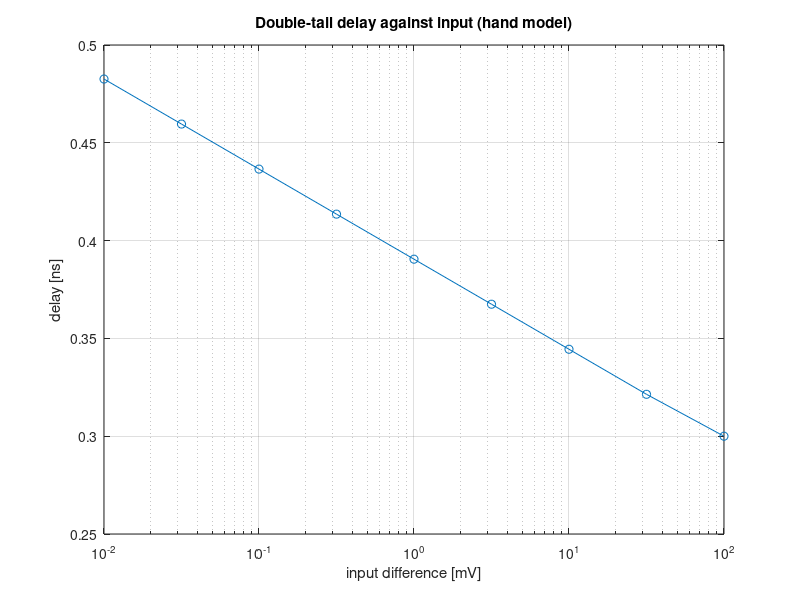

Write MATLAB code to recreate this figure.
%%%%%%%%%%%%%%%%%%%%%%%%%%%%%%%%%%%%%%%%%%%%%%%%%%%%%%%%%%%%%%%%%%%%%%%%%%%
%   C1: THE DOUBLE-TAIL COMPARATOR AS A HAND MODEL: DELAY AND NOISE       %
%%%%%%%%%%%%%%%%%%%%%%%%%%%%%%%%%%%%%%%%%%%%%%%%%%%%%%%%%%%%%%%%%%%%%%%%%%%
% QUESTION
% How long does the comparator take to decide an input of 1 LSB, and how
% does that depend on its sizes? Which first-stage capacitance does the noise
% target ask for? (Before Cadence: generic 180 nm values, all A.)
%
% THE STORY (Schinkel 2007, Fig. 17.7.2; Razavi 2015)
% 1. Reset: the clock is low. The first-stage nodes Di are precharged to V DD,
%    and through the middle transistors the outputs are held at ground.
% 2. Integration: the clock goes high. The first-stage tail turns on and the
%    input pair pulls current I D from each Di node. Both nodes fall together
%    (common mode, rate I D / C D), and the side with the larger input falls
%    faster: a difference grows as  dV D = gm dV in t / C D  (Razavi eq. 1 form).
% 3. Hand-over: when the Di nodes have fallen about V DD - V TH, the middle
%    transistors stop clamping the outputs and the latch starts. The gain
%    collected until then is
%        A int = gm t int / C D = (gm/ID) dV int,   dV int = V DD - V TH
%    (Razavi: A = gm V THN / I CM for the StrongARM; the double-tail lets the
%    Di nodes fall further, so it gains more before the latch starts.)
% 4. Regeneration: the latch (its own tail, Schinkel M12) amplifies
%    exponentially with tau reg = C out / gm latch (Razavi eq. 9), until the
%    outputs reach V DD / 2:
%        t reg = tau reg ln( (V DD / 2) / (k A int dV in) )
%    k: how much of dV D the middle stage passes on to the latch (A, 0.5).
% 5. Delay:  t d = t int + t reg. Every factor 10 smaller input adds
%    2.3 tau reg (Schinkel measured 37 to 44 ps per decade in 90 nm).
% 6. Noise (Razavi eq. 13 to 15): the input pair's noise is integrated on C D
%    during t int and then divided by the gain:
%        v n^2 = 8 k T gamma / (C D (gm/ID) dV int)
%    So the noise target sets C D, and C D with the time t int sets the current:
%        I D = C D dV int / t int
%
% HAND CHECK (generic values, A): gamma 1, gm/ID 15, dV int = 1.8 - 0.5 = 1.3 V,
% noise 100 uV:  C D = 8 x 4.14e-21 / (1e-8 x 15 x 1.3) = 170 fF.
% t int 0.3 ns:  I D = 170 fF x 1.3 V / 0.3 ns = 0.74 mA per side.
% 1 LSB = 0.49 mV: A int = 15 x 1.3 = 19.5, dV latch = 0.5 x 19.5 x 0.49 mV = 4.8 mV,
% t reg = 20 ps x ln(0.9 / 0.0048) = 20 ps x 5.2 = 0.10 ns,  t d = 0.40 ns.
%
% WHAT THE CODE DOES
%   1) values   2) first stage from the noise target   3) delay against input
%   4) the hard decisions (input sigma / 10)   5) energy, and what r becomes

clear; close all; clc;
kB = 1.380649e-23;  T = 300;

%% -----------------------------
% 1) Values (generic 180 nm, A; replace by the PDK tables and Cadence later)
% -----------------------------
VDD     = 1.8;        % supply [V]                                          A
VTH     = 0.5;        % threshold [V]                                        A
gamma   = 1;          % thermal noise factor                                 A
gmid1   = 15;         % input pair gm/ID [1/V] (moderate inversion)          A
v_noise = 100e-6;     % noise target [V rms] (workbench Comparator page)     A
t_int   = 0.3e-9;     % integration time we aim for [s]                      A
k_pass  = 0.5;        % part of dV D the middle stage passes to the latch    A
tau_reg = 20e-12;     % latch regeneration time constant [s]                 A
v_lsb   = 0.49e-3;    % 1 LSB at the last decision [V] (workbench)           D
JD1     = 12.9e-6;    % NMOS current density at gm/ID 15, L 0.18 um [A/um]   A (generic table)
fT1     = 14.7e9;     % NMOS fT at gm/ID 15, L 0.18 um [Hz]                  A (generic table)
tau_sw  = 0.2e-9;     % CDAC switch time constant 2 R on C u [s]             A (5.9 kOhm x 35 fF)

%% -----------------------------
% 2) First stage from the noise target
% -----------------------------
dVint = VDD - VTH;                                   % how far the Di nodes fall [V]
CD    = 8*kB*T*gamma / (v_noise^2 * gmid1 * dVint);  % capacitance per Di node [F]
ID1   = CD * dVint / t_int;                          % current per side [A]
W1    = ID1 / JD1;                                   % input transistor width [um]
Cgg1  = gmid1*ID1 / (2*pi*fT1);                      % its own gate capacitance [F]
Aint  = gmid1 * dVint;                               % gain at the hand-over
fprintf('first stage: C D = %.0f fF per node, I D = %.2f mA per side, W1 = %.0f um (C gg %.0f fF), A int = %.1f\n', ...
        CD*1e15, ID1*1e3, W1, Cgg1*1e15, Aint);

%% -----------------------------
% 3) Delay against input
% -----------------------------
dVin = logspace(-5, -1, 9);                          % 10 uV to 100 mV
dV0  = min(k_pass * Aint * dVin, VDD/2);             % difference at the latch input [V]
td   = t_int + tau_reg * log((VDD/2) ./ dV0);
fprintf('\n  input        delay\n');
for i = 1:numel(dVin), fprintf('%9.3g mV   %6.3f ns\n', dVin(i)*1e3, td(i)*1e9); end
fprintf('slope: %.0f ps per decade (Schinkel measured 37 to 44 in 90 nm)\n', tau_reg*log(10)*1e12);

%% -----------------------------
% 4) The decisions that matter
% -----------------------------
t_lsb  = t_int + tau_reg*log((VDD/2)/(k_pass*Aint*v_lsb));
t_hard = t_int + tau_reg*log((VDD/2)/(k_pass*Aint*v_noise/10));
fprintf('\n1 LSB (%.2f mV): %.2f ns;  hard decision (sigma/10 = %.0f uV): %.2f ns\n', v_lsb*1e3, t_lsb*1e9, v_noise/10*1e6, t_hard*1e9);

%% -----------------------------
% 5) Energy per decision and the ratio r for the weight design (step 7b2)
% -----------------------------
E = 2 * CD * VDD * dVint;                            % both Di nodes discharged and recharged [J]
fprintf('energy of the first stage: %.2f pJ per decision; at 13 decisions x 40 MS/s: %.2f mW\n', E*1e12, E*13*40e6*1e3);
fprintf('r = comparator delay / tau switch = %.1f (without logic delay)\n', t_lsb/tau_sw);
figure; semilogx(dVin*1e3, td*1e9, 'o-'); grid on;
xlabel('input difference [mV]'); ylabel('delay [ns]'); title('Double-tail delay against input (hand model)');
